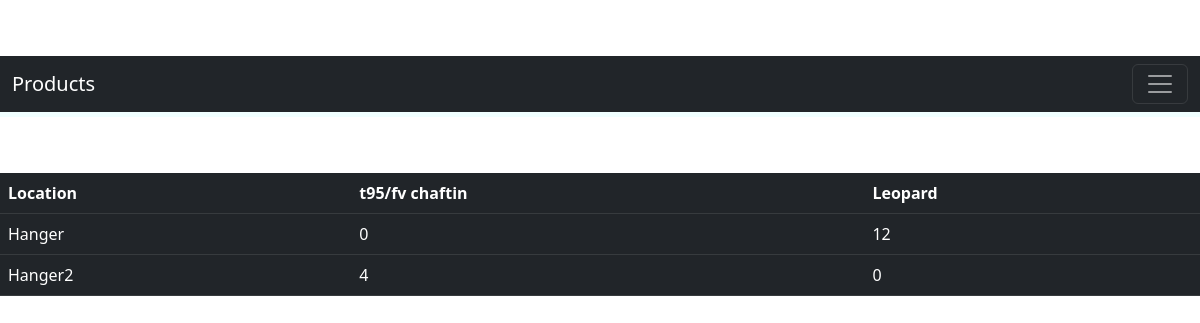
/report, run on an earlier commit of the app's database.
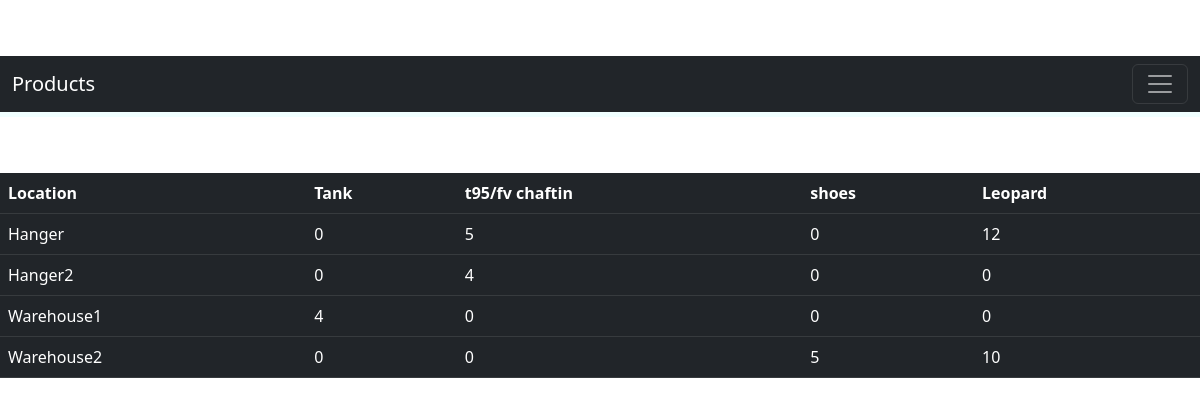
And on a later commit of the database.
### models.py (models this page shows, shortened)
class Product(db.Model):
    __tablename__ = 'product'
    product_id = db.Column(db.String(50), primary_key=True)

class Location(db.Model):
    __tablename__ = 'location'
    location_id = db.Column(db.String(50), primary_key=True)

### App.py (the view)
@app.route('/report', methods=['GET'])
def view_report():
    movements = db.session.query(
        ProductMovement.to_location,
        ProductMovement.product_id,
        db.func.sum(ProductMovement.qty).label('total_in')
    ).join(Product, Product.product_id == ProductMovement.product_id)\
    .join(Location, Location.location_id == ProductMovement.to_location)\
    .group_by(ProductMovement.to_location, ProductMovement.product_id).all()
    data = {}
    products = set()
    locations = set()
    for movement in movements:
        location_id = movement.to_location
        product_id = movement.product_id
        total_in = movement.total_in
        products.add((product_id, Product.query.get(product_id).product_id))
        locations.add((location_id, Location.query.get(location_id).location_id))
        if location_id not in data:
            data[location_id] = {}
        data[location_id][product_id] = total_in
    return render_template('report.html', data=data, products=products, locations=locations)

### templates/report.html (shortened to what this page needs)
{% include "index.html" %}
<!DOCTYPE html>
<html>
<head>
</head>
<body>
	<h1>Product Movement Report</h1>
	<table class="table table-dark">
		<thead>
			<tr>
				<th>Location</th>
				{% for product in products %}
					<th>{{ product[1] }}</th>
				{% endfor %}
			</tr>
		</thead>
		<tbody>
			{% for location in locations %}
				<tr>
					<td>{{ location[1] }}</td>
					{% for product in products %}
						<td>{{ data.get(location[0], {}).get(product[0], 0) }}</td>
					{% endfor %}
				</tr>
			{% endfor %}
		</tbody>
	</table>
</body>
</html>

What changed in the data, as far as the page shows it:
now on this page (row unchanged): Product: product_id "Tank", get "0", get "4"
computed for Product "t95/fv chaftin": get "0" → "5"
added Product: product_id "shoes", get "0", get "5"
added Location: location_id "Warehouse1", Product (get "0"), Product (get "0")
added Location: location_id "Warehouse2", Product (get "0"), Product (get "10")
